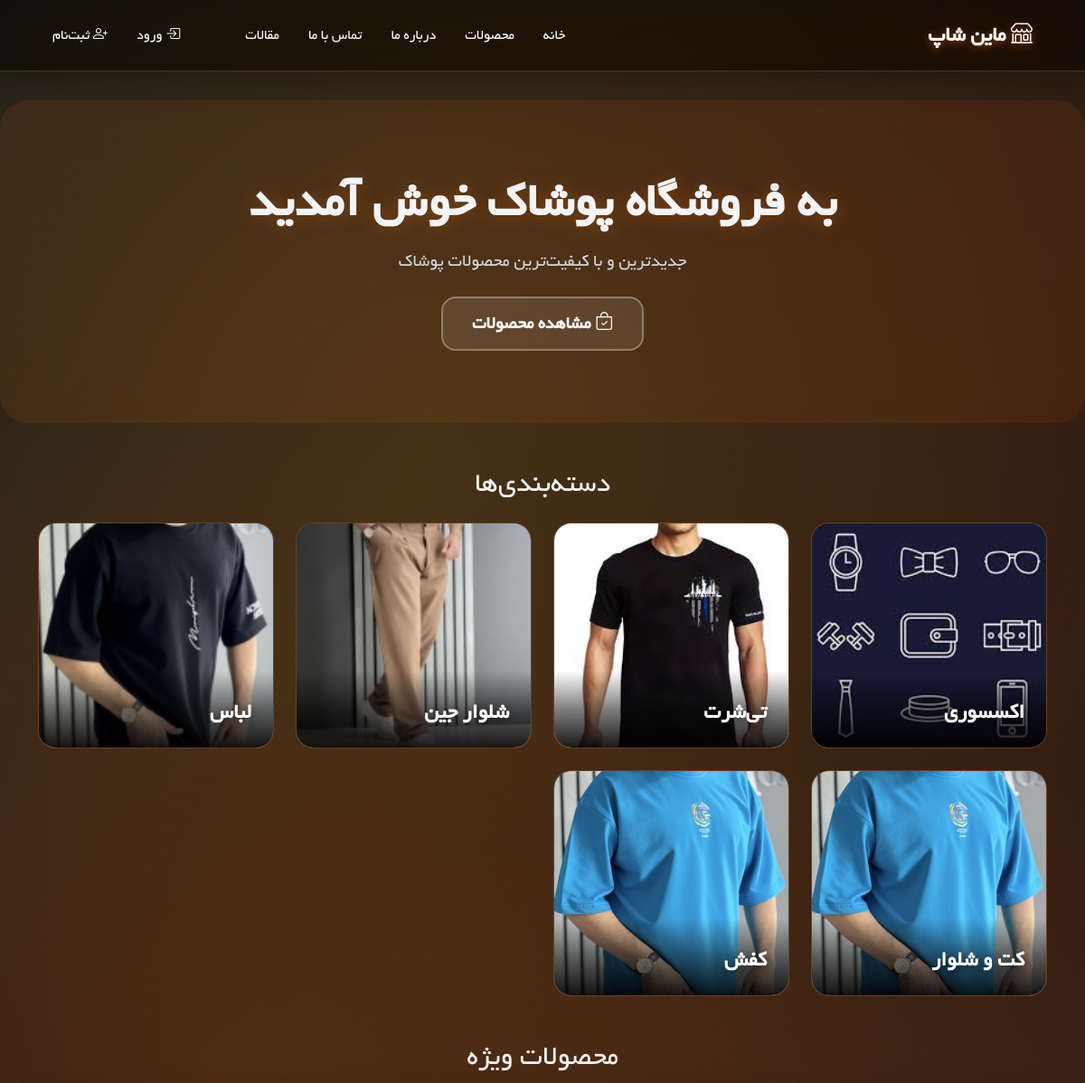
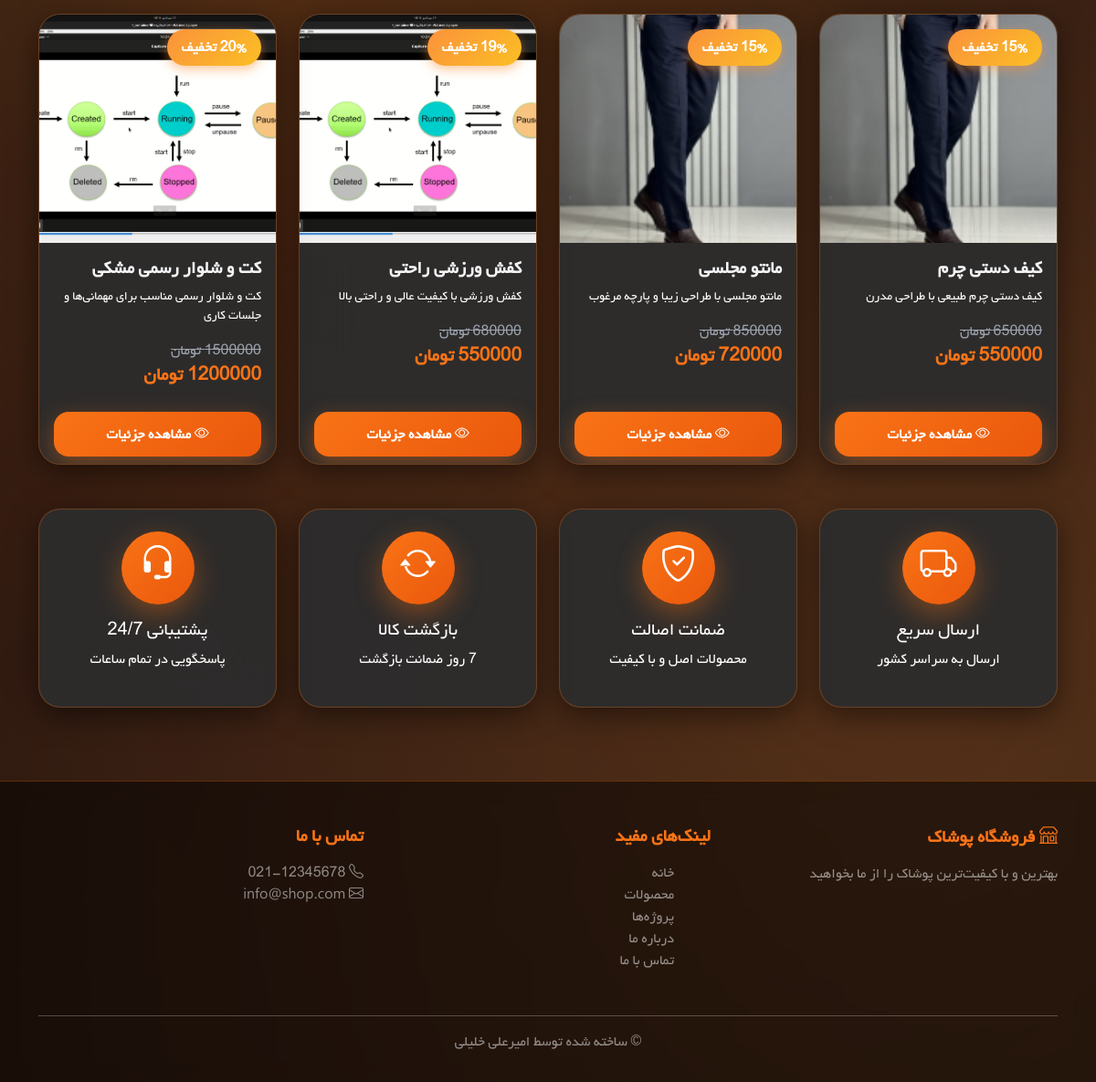
The page / on the database its author committed (2 pictures, top to bottom).
### shop/models.py (models this page shows, shortened)
class Category(models.Model):
    name = models.CharField(max_length=200, verbose_name='نام دسته‌بندی')
    slug = models.SlugField(max_length=200, unique=True, allow_unicode=True)
    description = models.TextField(blank=True, verbose_name='توضیحات')
    image = models.ImageField(upload_to='categories/', blank=True, null=True, verbose_name='تصویر')
    created_at = models.DateTimeField(auto_now_add=True)
    class Meta:
        verbose_name = 'دسته‌بندی'
        verbose_name_plural = 'دسته‌بندی‌ها'
        ordering = ['name']

class Product(models.Model):
    SIZE_CHOICES = [
        ('XS', 'XS'),
        ('S', 'S'),
        ('M', 'M'),
        ('L', 'L'),
        ('XL', 'XL'),
        ('XXL', 'XXL'),
    ]
    category = models.ForeignKey(Category, on_delete=models.CASCADE,
                                  related_name='products', verbose_name='دسته‌بندی')
    name = models.CharField(max_length=200, verbose_name='نام محصول')
    slug = models.SlugField(max_length=200, unique=True, allow_unicode=True)
    description = models.TextField(verbose_name='توضیحات')
    price = models.DecimalField(max_digits=12, decimal_places=0, verbose_name='قیمت (تومان)')
    discount_price = models.DecimalField(max_digits=12, decimal_places=0,
                                          blank=True, null=True, verbose_name='قیمت با تخفیف')
    image = models.ImageField(upload_to='products/', blank=True, null=True, verbose_name='تصویر اصلی')
    image2 = models.ImageField(upload_to='products/', blank=True, null=True, verbose_name='تصویر دوم')
    image3 = models.ImageField(upload_to='products/', blank=True, null=True, verbose_name='تصویر سوم')
    stock = models.PositiveIntegerField(default=0, verbose_name='موجودی')
    available = models.BooleanField(default=True, verbose_name='موجود')
    sizes = models.CharField(max_length=50, blank=True, verbose_name='سایزهای موجود',
                              help_text='مثال: S,M,L,XL')
    colors = models.CharField(max_length=200, blank=True, verbose_name='رنگ‌های موجود',
                               help_text='مثال: قرمز,آبی,سبز')
    is_featured = models.BooleanField(default=False, verbose_name='ویژه')
    created_at = models.DateTimeField(auto_now_add=True)
    updated_at = models.DateTimeField(auto_now=True)
    class Meta:
        verbose_name = 'محصول'
        verbose_name_plural = 'محصولات'
        ordering = ['-created_at']
    def get_discount_percent(self):
        if self.discount_price and self.price > 0:
            return int((1 - self.discount_price / self.price) * 100)
        return 0

### shop/views.py (the view)
# urls.py: path('', views.home, name='home'),
def home(request):
    featured_products = Product.objects.filter(is_featured=True, available=True)[:4]
    categories = Category.objects.all()[:6]
    context = {
        'featured_products': featured_products,
        'categories': categories,
    }
    return render(request, 'shop/home.html', context)

### shop/context_processors.py (called while the page is built, shortened)
def cart_count(request):
    count = 0
    return {'cart_items_count': count}

### templates/shop/home.html (shortened to what this page needs)
{% extends 'base.html' %}
{% load static %}
{% block content %}
<div class="hero-section">
    <div class="container text-center">
        <h1 class="display-4 fw-bold mb-3">به فروشگاه پوشاک خوش آمدید</h1>
        <p class="lead mb-4">جدیدترین و با کیفیت‌ترین محصولات پوشاک</p>
        <a href="{% url 'shop:product_list' %}" class="btn btn-light btn-lg">
            <i class="bi bi-bag-check"></i> مشاهده محصولات
        </a>
    </div>
</div>
{% if categories %}
<section class="container my-5">
    <h2 class="text-center mb-4">دسته‌بندی‌ها</h2>
    <div class="row g-4">
        {% for category in categories %}
        <div class="col-lg-3 col-6">
                <a href="{% url 'shop:product_list_by_category' category.slug %}" class="text-decoration-none">
                <div class="category-card">
                    {% if category.image %}
                        <img src="{{ category.image.url }}" alt="{{ category.name }}">
                    {% else %}
                        <img src="{% static 'images/t.png' %}" alt="{{ category.name }}">
                    {% endif %}
                    <div class="category-overlay">
                        <h4>{{ category.name }}</h4>
                    </div>
                </div>
            </a>
        </div>
        {% endfor %}
    </div>
</section>
{% endif %}
{% if featured_products %}
<section class="container my-5">
    <h2 class="text-center mb-4">محصولات ویژه</h2>
    <div class="row g-4">
        {% for product in featured_products %}
<div class="col-lg-3 col-6">
                <div class="card product-card h-100">
                <div class="position-relative">
                    {% if product.image %}
                        <img src="{{ product.image.url }}" class="card-img-top product-img" alt="{{ product.name }}">
                    {% else %}
                        <img src="{% static 'images/t.png' %}" class="card-img-top product-img" alt="{{ product.name }}">
                    {% endif %}
                    {% if product.get_discount_percent %}
                        <span class="badge-discount">{{ product.get_discount_percent }}% تخفیف</span>
                    {% endif %}
                </div>
                <div class="card-body">
                    <h5 class="card-title">{{ product.name }}</h5>
                    <p class="card-text text-white small">{{ product.description|truncatewords:10 }}</p>
                    <div class="d-flex justify-content-between align-items-center">
                        <div>
                            {% if product.discount_price %}
                                <span class="price-old">{{ product.price|floatformat:0 }} تومان</span><br>
                                <span class="price-new">{{ product.discount_price|floatformat:0 }} تومان</span>
                            {% else %}
                                <span class="price-new">{{ product.price|floatformat:0 }} تومان</span>
                            {% endif %}
                        </div>
                    </div>
                </div>
                <div class="card-footer bg-muted border-0">
                    <a href="{% url 'shop:product_detail' product.slug %}" class="btn btn-primary w-100">
                        <i class="bi bi-eye"></i> مشاهده جزئیات
                    </a>
                </div>
            </div>
        </div>
        {% endfor %}
    </div>
</section>
{% endif %}
<section class="container my-5">
    <div class="row text-center g-4">
        <div class="col-md-3">
            <div class="p-4 h-100 card">
                <div class="feature-icon">
                    <i class="bi bi-truck fs-1 text-white"></i>
                </div>
                <h5 class="text-white">ارسال سریع</h5>
                <p class="text-white">ارسال به سراسر کشور</p>
            </div>
        </div>
        <div class="col-md-3">
            <div class="p-4 h-100 card">
                <div class="feature-icon">
                    <i class="bi bi-shield-check fs-1 text-white"></i>
                </div>
                <h5 class="text-white">ضمانت اصالت</h5>
                <p class="text-white">محصولات اصل و با کیفیت</p>
            </div>
        </div>
        <div class="col-md-3">
            <div class="p-4 h-100 card">
                <div class="feature-icon">
                    <i class="bi bi-arrow-repeat fs-1 text-white"></i>
                </div>
                <h5 class="text-white">بازگشت کالا</h5>
                <p class="text-white">7 روز ضمانت بازگشت</p>
            </div>
        </div>
        <div class="col-md-3">
            <div class="p-4 h-100 card">
                <div class="feature-icon">
                    <i class="bi bi-headset fs-1 text-white"></i>
                </div>
                <h5 class="text-white">پشتیبانی 24/7</h5>
                <p class="text-white">پاسخگویی در تمام ساعات</p>
            </div>
        </div>
    </div>
</section>
{% endblock %}

### rows shown on the page
Category: image (picture), name "اکسسوری"
Category: image (picture), name "تی‌شرت"
Category: image (picture), name "شلوار جین"
Category: image (picture), name "لباس"
Category: image (picture), name "کت و شلوار"
Category: image (picture), name "کفش"
Product: image (picture), get_discount_percent "15", name "کیف دستی چرم", description "کیف دستی چرم طبیعی با طراحی مدرن", price "650000", discount_price "550000"
Product: image (picture), get_discount_percent "15", name "مانتو مجلسی", description "مانتو مجلسی با طراحی زیبا و پارچه مرغوب", price "850000", discount_price "720000"
Product: image (picture), get_discount_percent "19", name "کفش ورزشی راحتی", description "کفش ورزشی با کیفیت عالی و راحتی بالا", price "680000", discount_price "550000"
Product: image (picture), get_discount_percent "20", name "کت و شلوار رسمی مشکی", description "کت و شلوار رسمی مناسب برای مهمانی‌ها و جلسات کاری", price "1500000", discount_price "1200000"
